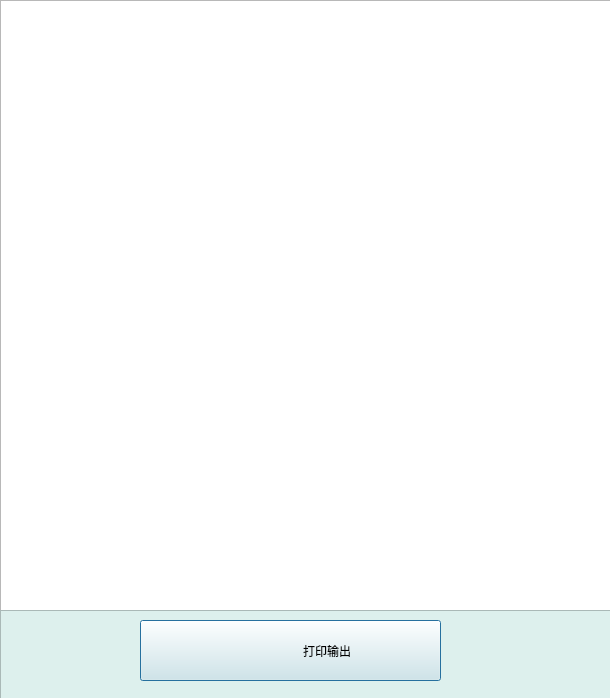
<?xml version="1.0" encoding="UTF-8"?>
<ui version="4.0">
 <class>printViewDialog</class>
 <widget class="QDialog" name="printViewDialog">
  <property name="geometry">
   <rect>
    <x>0</x>
    <y>0</y>
    <width>610</width>
    <height>698</height>
   </rect>
  </property>
  <property name="windowTitle">
   <string>打印预览</string>
  </property>
  <widget class="QTextEdit" name="textEdit">
   <property name="geometry">
    <rect>
     <x>0</x>
     <y>0</y>
     <width>611</width>
     <height>611</height>
    </rect>
   </property>
   <property name="readOnly">
    <bool>true</bool>
   </property>
  </widget>
  <widget class="QFrame" name="frame">
   <property name="geometry">
    <rect>
     <x>0</x>
     <y>610</y>
     <width>611</width>
     <height>91</height>
    </rect>
   </property>
   <property name="styleSheet">
    <string notr="true">background-color: rgb(221, 240, 237);  </string>
   </property>
   <property name="frameShape">
    <enum>QFrame::StyledPanel</enum>
   </property>
   <property name="frameShadow">
    <enum>QFrame::Raised</enum>
   </property>
   <widget class="QPushButton" name="pushButton_Print">
    <property name="geometry">
     <rect>
      <x>140</x>
      <y>10</y>
      <width>301</width>
      <height>61</height>
     </rect>
    </property>
    <property name="text">
     <string>                      打印输出</string>
    </property>
    <property name="icon">
     <iconset resource="mainviewbg.qrc">
      <normaloff>:/pictures/icons/Pictures/打印.png</normaloff>:/pictures/icons/Pictures/打印.png</iconset>
    </property>
    <property name="iconSize">
     <size>
      <width>80</width>
      <height>60</height>
     </size>
    </property>
   </widget>
  </widget>
 </widget>
 <resources>
  <include location="mainviewbg.qrc"/>
 </resources>
 <connections/>
</ui>
